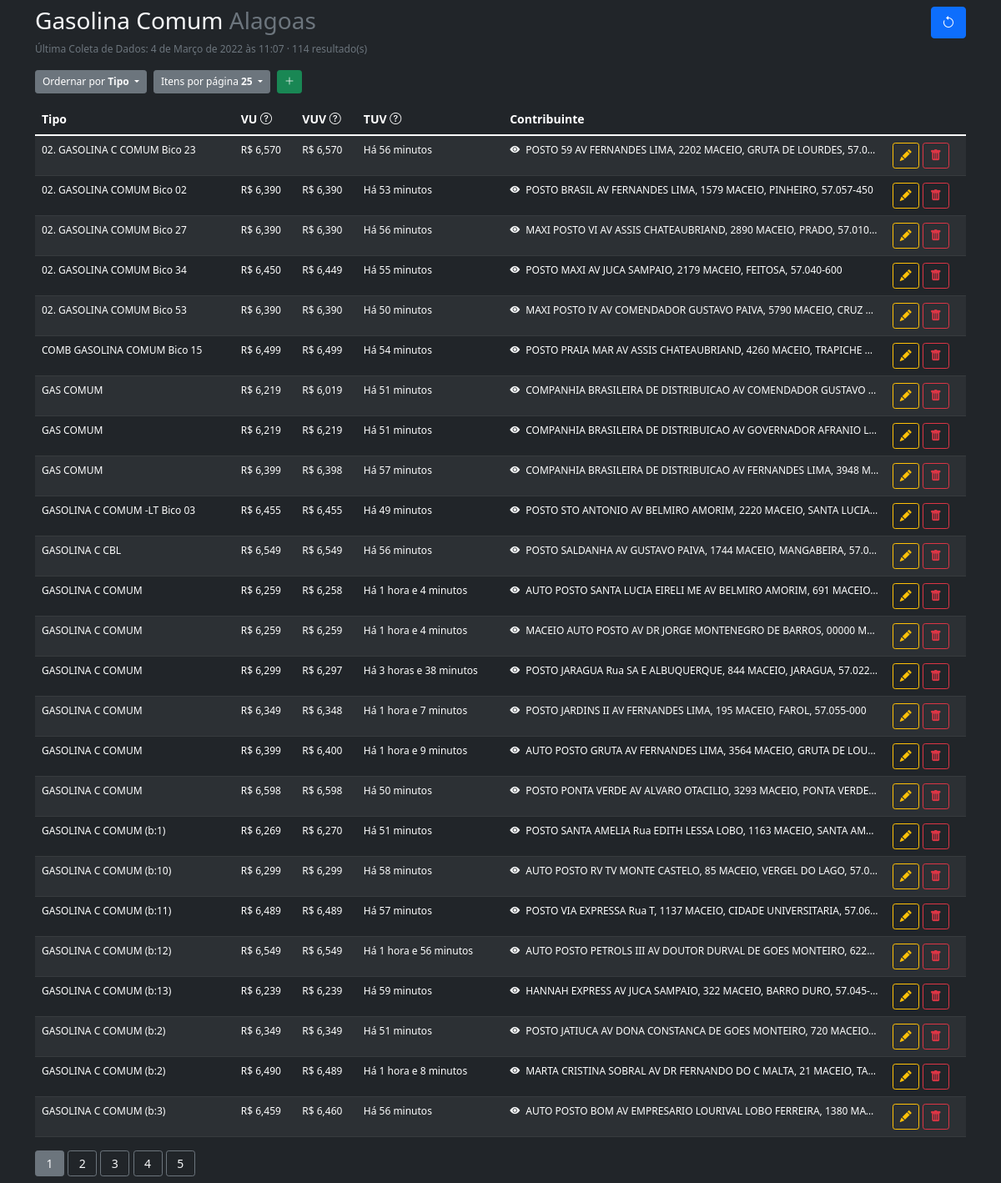
The page / on the database its author committed.
### gasolina_comum/models.py (models this page shows, shortened)
class Registro(models.Model):
    tempo = models.DateTimeField(auto_now_add=True)

class GasolinaComum(models.Model):
    tipo = models.CharField(max_length=100)
    valor_unitario = models.DecimalField(max_digits=5, decimal_places=3)
    valor_ultima_venda = models.DecimalField(max_digits=5, decimal_places=3)
    tempo_ultima_venda = models.CharField(max_length=50)
    contribuinte = models.CharField(max_length=200)
    codigo = models.PositiveIntegerField()
    raspagem = models.BooleanField(default=False)
    class Meta:
        verbose_name_plural = 'Gasolina Comum'

### gasolina_comum/views.py (the view, shortened to what this page needs)
# urls.py: path('', views.index, name='index'),
def index(request):
    previous_link = request.GET.get('previous_link', '/')
    if request.method == 'GET':
        order = request.GET.get('order', 'tipo')
        items_per_page = int(request.GET.get('items', '25'))
        items = models.GasolinaComum.objects.all().order_by(order)
        items_count = items.count()
        try:
            registro = models.Registro.objects.latest('id')
        except ObjectDoesNotExist:
            registro = 'Nenhuma'
        paginator = Paginator(items, items_per_page)
        page_number = request.GET.get('page', 1)
        try:
            page = paginator.page(page_number)
        except EmptyPage:
            page = paginator.page(1)
        context = {
            'page_range': paginator.page_range,
            'items': page,
            'items_count': items_count,
            'order_value': order,
            'order_value_text': helpers.ORDER_BY.get(order),
            'items_per_page_value': items_per_page,
            'page_value': int(page_number),
            'registro': registro,
            'previous_link_value': previous_link,
        }
        return render(request, 'gasolina_comum/index.html', context)

### gasolina_comum/templates/gasolina_comum/index.html (shortened to what this page needs)
{% extends 'gasolina_comum/base.html' %}
{% block content %}
<section>
    <div class="container d-flex justify-content-between aling-items-center mt-2">
        <h3 class="text-light">Gasolina Comum <span class="text-muted">Alagoas</span></h3>
        <form action="{% url 'index' %}?previous_link={{ request.get_full_path|urlencode }}" method="POST">
            <button class="btn btn-primary shadow-none" type="submit"><i class="bi bi-arrow-counterclockwise"></i></button>
        </form>
    </div>
    <div class="container">
        <p class="text-muted font-size-sm">Última Coleta de Dados:{% if registro.tempo %} {{ registro.tempo }} {% else %} {{ registro }} {% endif %} &middot; {{ items_count }} resultado(s)</p>
    </div>
</section>
{% if items_count > 0 %}
<section>
    <div class="container d-sm-flex mb-2">
        <div class="dropdown me-2 mb-1">
            <button class="btn btn-secondary btn-sm dropdown-toggle shadow-none font-size-sm" type="button" id="dropdownMenuButton1" data-bs-toggle="dropdown" aria-expanded="false">
                Ordernar por <span class="text-light fw-bold">{{ order_value_text|safe }}</span>
            </button>
        </div>
        <div class="dropdown me-2 mb-1">
            <button class="btn btn-secondary btn-sm dropdown-toggle shadow-none font-size-sm" type="button" id="dropdownMenuButton1" data-bs-toggle="dropdown" aria-expanded="false">
                Itens por página <span class="text-light fw-bold">{{ items_per_page_value }}</span>
            </button>
        </div>
        <a class="text-decoration-none mb-1" href="{% url 'add' %}?previous_link={{ request.get_full_path|urlencode }}">
            <button type="button" class="btn btn-success btn-sm font-size-sm"><i class="bi bi-plus-lg"></i></button>
        </a>
    </div>
</section>
<section>
    <div class="container">
        <table class="table table-striped table-dark">
            <thead class="font-size-md">
                <tr>
                    <th scope="col">Tipo</th>
                    <th class="text-nowrap" scope="col">VU <i title="Valor Unitário" class="bi bi-question-circle"></i></th>
                    <th class="text-nowrap" scope="col">VUV <i title="Valor Última Venda" class="bi bi-question-circle"></i></th>
                    <th class="text-nowrap" scope="col">TUV <i title="Tempo Última Venda" class="bi bi-question-circle"></i></th>
                    <th scope="col">Contribuinte</th>
                </tr>
            </thead>
            <tbody class="font-size-sm">
                {% for item in items %}
                <tr>
                    <td class="text-nowrap custom-tipo">{{ item.tipo }}</td>
                    <td class="text-nowrap">R$ {{ item.valor_unitario }}</td>
                    <td class="text-nowrap">R$ {{ item.valor_ultima_venda }}</td>
                    <td class="text-nowrap">{{ item.tempo_ultima_venda }}</td>
                    <td class="text-nowrap custom-contribuinte"><a class="text-light text-decoration-none" href="https://economizaalagoas.sefaz.al.gov.br/exibicaoEstabelecimento.htm?numCaceal={{ item.codigo }}" target="_blank"><i class="bi bi-eye-fill me-1"></i></a> {{ item.contribuinte }}</td>
                    <td>
                        <div class="d-flex">
                            <a class="text-decoration-none" href="{% url 'edit' item.id %}?previous_link={{ request.get_full_path|urlencode }}">
                                <button class="btn btn-sm btn-outline-warning shadow-none me-1"><i class="bi bi-pencil-fill"></i></button>
                            </a>
                            <a class="text-decoration-none" href="{% url 'delete' item.id %}?previous_link={{ request.get_full_path|urlencode }}">
                                <button class="btn btn-sm btn-outline-danger shadow-none" type="submit"><i class="bi bi-trash-fill"></i></button>
                            </a>
                        </div>
                    </td>
                </tr>
                {% endfor %}
            </tbody>
          </table>
    </div>
</section>
<section>
    <div class="container mb-2">
        <div class="btn-group" role="group" aria-label="Basic outlined example">
            <form action="{% url 'index' %}" method="GET">
                {% for page in page_range %}
                    {% if page_value == page %}
                    <button type="submit" name="page" value="{{ page }}" class="btn btn-outline-secondary btn-sm text-light shadow-none width-sm active">{{ page }}</button>
                    {% else %}
                    <button type="submit" name="page" value="{{ page }}" class="btn btn-outline-secondary btn-sm text-light shadow-none width-sm">{{ page }}</button>
                    {% endif %}
                {% endfor %}
            </form>
        </div>
    </div>
</section>
{% else %}
<section>
    <div class="container">
        <h5 class="text-muted">Parece que não há nenhum dado, atualize para realizar a raspagem dos mesmos.</h5>
    </div>
</section>
{% endif %}
{% endblock %}

### gasolina_comum/templates/gasolina_comum/base.html (shortened to what this page needs)
<!doctype html>
<html lang="en">
  <head>
    {% load static %}
    <link href="https://cdn.jsdelivr.net/npm/bootstrap@5.1.3/dist/css/bootstrap.min.css" rel="stylesheet">
    <link rel="stylesheet" href="https://cdn.jsdelivr.net/npm/bootstrap-icons@1.8.1/font/bootstrap-icons.css">
    <link rel="stylesheet" href="{% static 'gasolina_comum/css/styles.css' %}">
  </head>
  <body class="bg-dark">
    {% block content %}
    {% endblock %}
  </body>
</html>

### gasolina_comum/static/gasolina_comum/css/styles.css (style rules this page uses)
.font-size-sm { font-size: 12px; }
.font-size-md { font-size: 14px; }
.width-sm { width: 35px; }
.custom-tipo { max-width: 220px; text-overflow: ellipsis; overflow: hidden; }
.custom-contribuinte { max-width: 400px; text-overflow: ellipsis; overflow: hidden; }

### rows shown on the page
Registro: tempo "4 de Março de 2022 às 11:07"
GasolinaComum: tipo "02. GASOLINA C COMUM Bico 23", valor_unitario "6,570", valor_ultima_venda "6,570", tempo_ultima_venda "Há 56 minutos", contribuinte "POSTO 59 AV FERNANDES LIMA, 2202 MACEIO, GRUTA DE LOURDES, 57.0…"
GasolinaComum: tipo "02. GASOLINA COMUM Bico 02", valor_unitario "6,390", valor_ultima_venda "6,390", tempo_ultima_venda "Há 53 minutos", contribuinte "POSTO BRASIL AV FERNANDES LIMA, 1579 MACEIO, PINHEIRO, 57.057-450"
GasolinaComum: tipo "02. GASOLINA COMUM Bico 27", valor_unitario "6,390", valor_ultima_venda "6,390", tempo_ultima_venda "Há 56 minutos", contribuinte "MAXI POSTO VI AV ASSIS CHATEAUBRIAND, 2890 MACEIO, PRADO, 57.010…"
GasolinaComum: tipo "02. GASOLINA COMUM Bico 34", valor_unitario "6,450", valor_ultima_venda "6,449", tempo_ultima_venda "Há 55 minutos", contribuinte "POSTO MAXI AV JUCA SAMPAIO, 2179 MACEIO, FEITOSA, 57.040-600"
GasolinaComum: tipo "02. GASOLINA COMUM Bico 53", valor_unitario "6,390", valor_ultima_venda "6,390", tempo_ultima_venda "Há 50 minutos", contribuinte "MAXI POSTO IV AV COMENDADOR GUSTAVO PAIVA, 5790 MACEIO, CRUZ…"
GasolinaComum: tipo "COMB GASOLINA COMUM Bico 15", valor_unitario "6,499", valor_ultima_venda "6,499", tempo_ultima_venda "Há 54 minutos", contribuinte "POSTO PRAIA MAR AV ASSIS CHATEAUBRIAND, 4260 MACEIO, TRAPICHE…"
GasolinaComum: tipo "GAS COMUM", valor_unitario "6,219", valor_ultima_venda "6,019", tempo_ultima_venda "Há 51 minutos", contribuinte "COMPANHIA BRASILEIRA DE DISTRIBUICAO AV COMENDADOR GUSTAVO…"
GasolinaComum: tipo "GAS COMUM", valor_unitario "6,219", valor_ultima_venda "6,219", tempo_ultima_venda "Há 51 minutos", contribuinte "COMPANHIA BRASILEIRA DE DISTRIBUICAO AV GOVERNADOR AFRANIO L…"
GasolinaComum: tipo "GAS COMUM", valor_unitario "6,399", valor_ultima_venda "6,398", tempo_ultima_venda "Há 57 minutos", contribuinte "COMPANHIA BRASILEIRA DE DISTRIBUICAO AV FERNANDES LIMA, 3948 M…"
GasolinaComum: tipo "GASOLINA C COMUM -LT Bico 03", valor_unitario "6,455", valor_ultima_venda "6,455", tempo_ultima_venda "Há 49 minutos", contribuinte "POSTO STO ANTONIO AV BELMIRO AMORIM, 2220 MACEIO, SANTA LUCIA…"
GasolinaComum: tipo "GASOLINA C CBL", valor_unitario "6,549", valor_ultima_venda "6,549", tempo_ultima_venda "Há 56 minutos", contribuinte "POSTO SALDANHA AV GUSTAVO PAIVA, 1744 MACEIO, MANGABEIRA, 57.0…"
GasolinaComum: tipo "GASOLINA C COMUM", valor_unitario "6,259", valor_ultima_venda "6,258", tempo_ultima_venda "Há 1 hora e 4 minutos", contribuinte "AUTO POSTO SANTA LUCIA EIRELI ME AV BELMIRO AMORIM, 691 MACEIO…"
GasolinaComum: tipo "GASOLINA C COMUM", valor_unitario "6,259", valor_ultima_venda "6,259", tempo_ultima_venda "Há 1 hora e 4 minutos", contribuinte "MACEIO AUTO POSTO AV DR JORGE MONTENEGRO DE BARROS, 00000 M…"
GasolinaComum: tipo "GASOLINA C COMUM", valor_unitario "6,299", valor_ultima_venda "6,297", tempo_ultima_venda "Há 3 horas e 38 minutos", contribuinte "POSTO JARAGUA Rua SA E ALBUQUERQUE, 844 MACEIO, JARAGUA, 57.022…"
GasolinaComum: tipo "GASOLINA C COMUM", valor_unitario "6,349", valor_ultima_venda "6,348", tempo_ultima_venda "Há 1 hora e 7 minutos", contribuinte "POSTO JARDINS II AV FERNANDES LIMA, 195 MACEIO, FAROL, 57.055-000"
GasolinaComum: tipo "GASOLINA C COMUM", valor_unitario "6,399", valor_ultima_venda "6,400", tempo_ultima_venda "Há 1 hora e 9 minutos", contribuinte "AUTO POSTO GRUTA AV FERNANDES LIMA, 3564 MACEIO, GRUTA DE LOU…"
GasolinaComum: tipo "GASOLINA C COMUM", valor_unitario "6,598", valor_ultima_venda "6,598", tempo_ultima_venda "Há 50 minutos", contribuinte "POSTO PONTA VERDE AV ALVARO OTACILIO, 3293 MACEIO, PONTA VERDE,…"
GasolinaComum: tipo "GASOLINA C COMUM (b:1)", valor_unitario "6,269", valor_ultima_venda "6,270", tempo_ultima_venda "Há 51 minutos", contribuinte "POSTO SANTA AMELIA Rua EDITH LESSA LOBO, 1163 MACEIO, SANTA AM…"
GasolinaComum: tipo "GASOLINA C COMUM (b:10)", valor_unitario "6,299", valor_ultima_venda "6,299", tempo_ultima_venda "Há 58 minutos", contribuinte "AUTO POSTO RV TV MONTE CASTELO, 85 MACEIO, VERGEL DO LAGO, 57.0…"
GasolinaComum: tipo "GASOLINA C COMUM (b:11)", valor_unitario "6,489", valor_ultima_venda "6,489", tempo_ultima_venda "Há 57 minutos", contribuinte "POSTO VIA EXPRESSA Rua T, 1137 MACEIO, CIDADE UNIVERSITARIA, 57.06…"
GasolinaComum: tipo "GASOLINA C COMUM (b:12)", valor_unitario "6,549", valor_ultima_venda "6,549", tempo_ultima_venda "Há 1 hora e 56 minutos", contribuinte "AUTO POSTO PETROLS III AV DOUTOR DURVAL DE GOES MONTEIRO, 622…"
GasolinaComum: tipo "GASOLINA C COMUM (b:13)", valor_unitario "6,239", valor_ultima_venda "6,239", tempo_ultima_venda "Há 59 minutos", contribuinte "HANNAH EXPRESS AV JUCA SAMPAIO, 322 MACEIO, BARRO DURO, 57.045-…"
GasolinaComum: tipo "GASOLINA C COMUM (b:2)", valor_unitario "6,349", valor_ultima_venda "6,349", tempo_ultima_venda "Há 51 minutos", contribuinte "POSTO JATIUCA AV DONA CONSTANCA DE GOES MONTEIRO, 720 MACEIO,…"
GasolinaComum: tipo "GASOLINA C COMUM (b:2)", valor_unitario "6,490", valor_ultima_venda "6,489", tempo_ultima_venda "Há 1 hora e 8 minutos", contribuinte "MARTA CRISTINA SOBRAL AV DR FERNANDO DO C MALTA, 21 MACEIO, TA…"
GasolinaComum: tipo "GASOLINA C COMUM (b:3)", valor_unitario "6,459", valor_ultima_venda "6,460", tempo_ultima_venda "Há 56 minutos", contribuinte "AUTO POSTO BOM AV EMPRESARIO LOURIVAL LOBO FERREIRA, 1380 MA…"

### other values the page prints
{{ items_count }} "114"
{{ order_value_text|safe }} "Tipo"
{{ items_per_page_value }} "25"
{{ page }} "1"
{{ page }} "2" "3" "4" "5"
